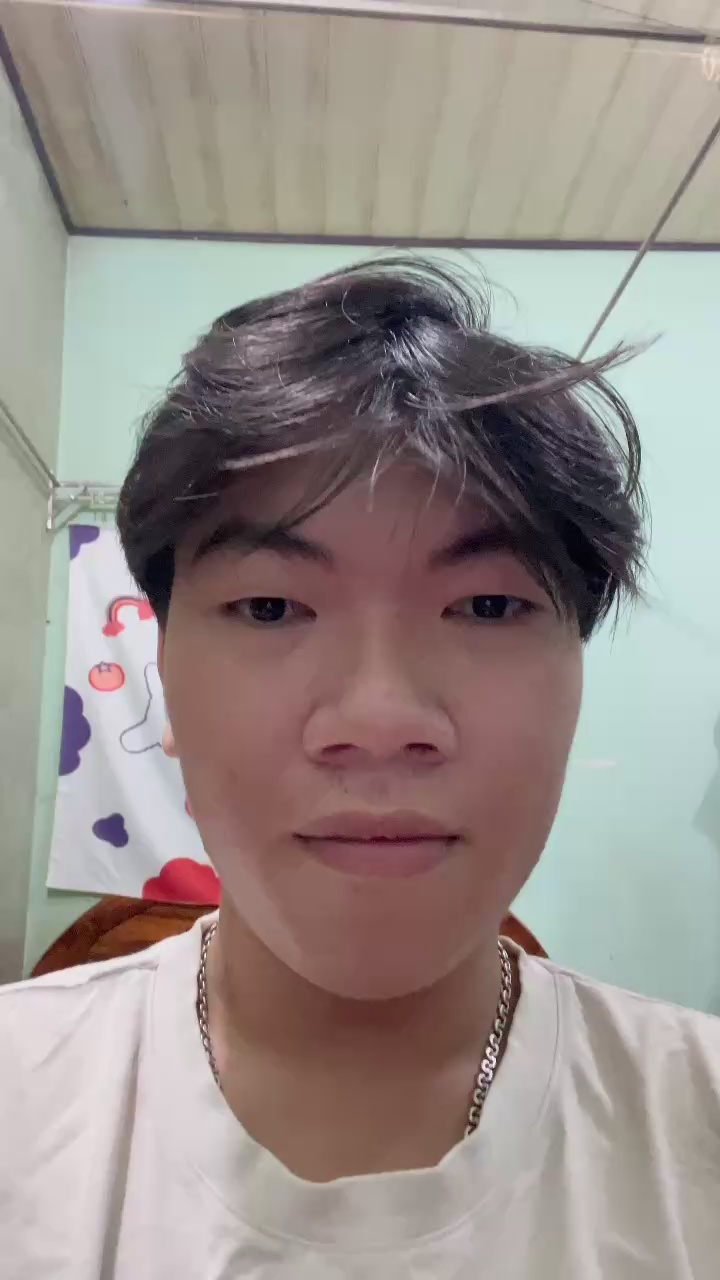
#> input picture WORKSHOP/workshop_8/images/SE192220_TruongPhuocSang_AI1907/SE192220_TruongPhuocSang_AI1907(Raw)_1.jpg, 720 x 1280 px, found by its file name; its folder holds only this picture in this run
$ python -i workshop_8.py   (imports and definitions only)
#> lines starting #> are read from the running program, lines starting #| are printed output that depends on the picture
import os
import cv2
import numpy as np
from tkinter import Tk, filedialog, Button, Label, DISABLED, NORMAL
from PIL import Image, ImageTk

DATASET_PATH = "workshop\workshop_8\images"
IMG_SIZE = (200, 200)
CONFIDENCE_THRESHOLD = 4000

def preprocess_face(img):
    img = cv2.resize(img, IMG_SIZE)
    img = cv2.equalizeHist(img)
    img = cv2.GaussianBlur(img, (3, 3), 0)
    return img

def read_faces_and_labels(dataset_path):
#> called with dataset_path = 'workshop\\workshop_8\\images'
    faces, labels, label_map = [], [], {}
    current_label = 0
    face_cascade = cv2.CascadeClassifier(cv2.data.haarcascades + "haarcascade_frontalface_default.xml")
    for folder in sorted(os.listdir(dataset_path)):
        person_path = os.path.join(dataset_path, folder)
        if not os.path.isdir(person_path):
            continue
        label_map[current_label] = folder
        for img_name in os.listdir(person_path):
            img_path = os.path.join(person_path, img_name)
            img0 = cv2.imread(img_path)
#> img0 is the input picture: shape (1280, 720, 3); mean B, G, R 139.1, 143.2, 152.7
            if img0 is None:
                continue
            gray = cv2.cvtColor(img0, cv2.COLOR_BGR2GRAY)
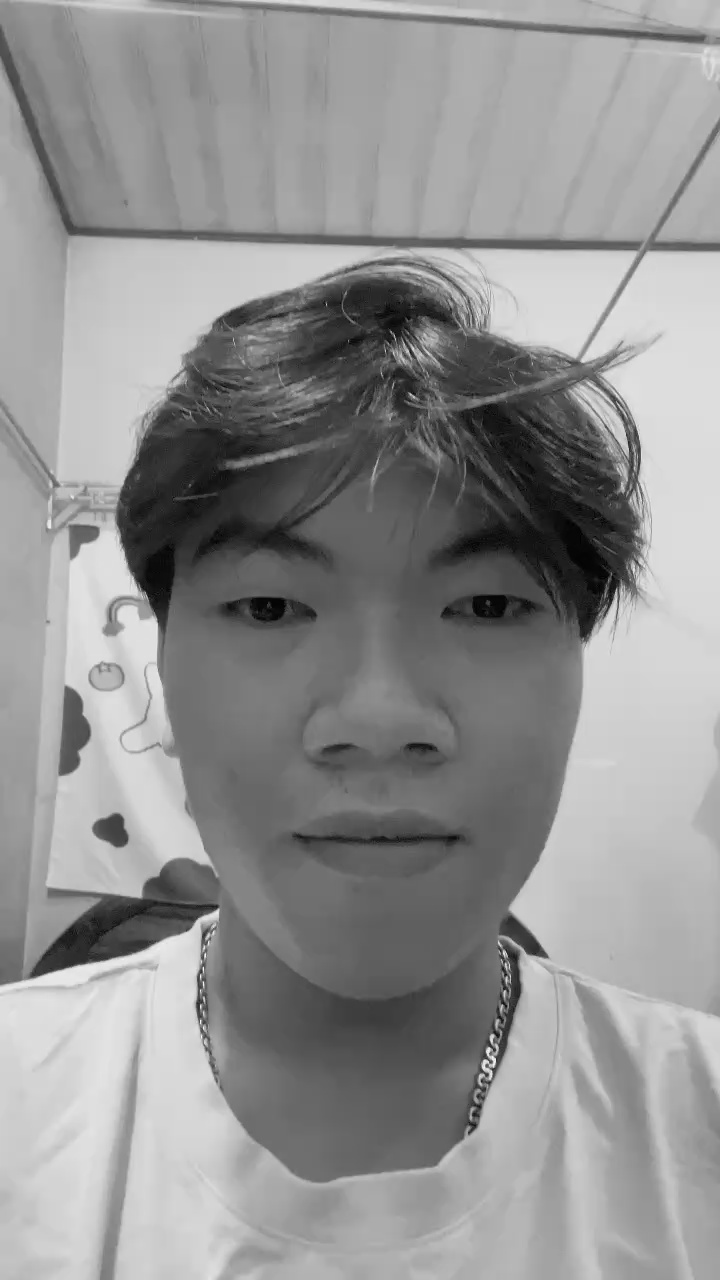
#> gray: shape (1280, 720); min 1, max 253, mean 145.5
            faces_rects = face_cascade.detectMultiScale(gray, 1.2, 5)
#> faces_rects = [[107, 417, 520, 520]]
            if len(faces_rects) > 0:
                (x, y, w, h) = faces_rects[0]  # chỉ lấy khuôn mặt đầu tiên
#> x = 107; y = 417; w = 520; h = 520
                face = gray[y:y+h, x:x+w]
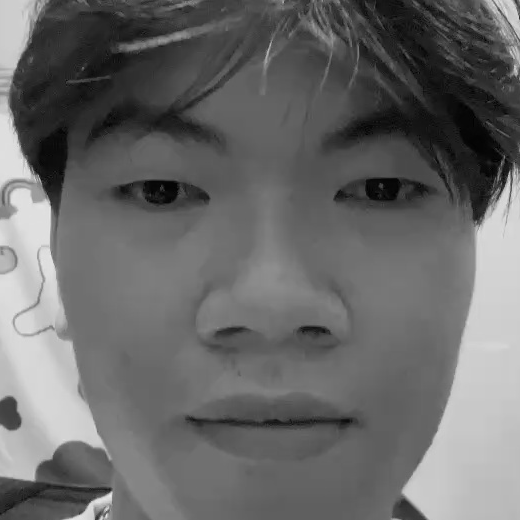
#> face: shape (520, 520); min 1, max 236, mean 104.9
                face_processed = preprocess_face(face)
#> in preprocess_face, `img = cv2.equalizeHist(img)`:
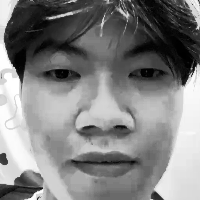
#> img: shape (200, 200); min 0, max 255, mean 128.6
#> in preprocess_face, `img = cv2.GaussianBlur(img, (3, 3), 0)`:
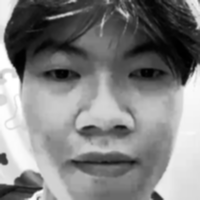
#> img: shape (200, 200); min 0, max 255, mean 128.6
                faces.append(face_processed)
                labels.append(current_label)
        current_label += 1
#> pass 2 of the loop in read_faces_and_labels, `for folder in sorted(os.listdir(dataset_path)):`:
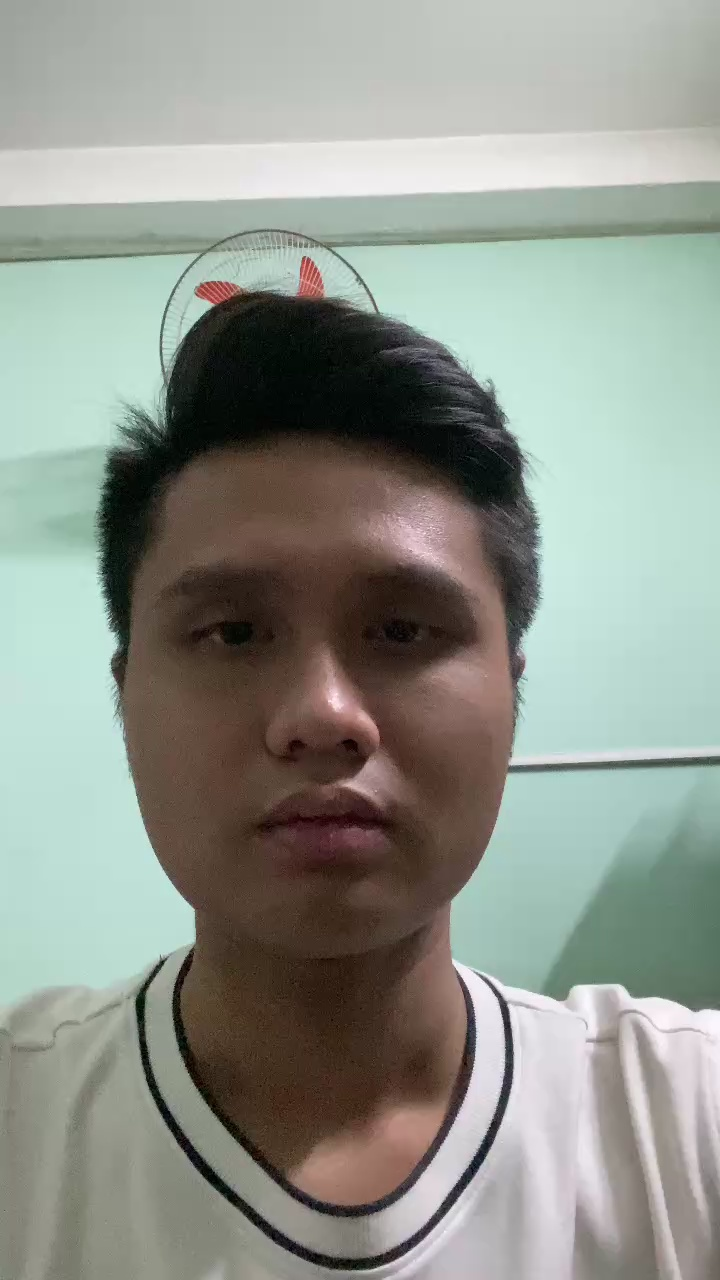
#> input picture WORKSHOP/workshop_8/images/SE194067_DuongNguyenBinh_AI1907/SE194067_DuongNguyenBinh_AI1907(raw)_1.jpg, 720 x 1280 px, found by its file name
#> in read_faces_and_labels, img0 is the input picture: shape (1280, 720, 3); mean B, G, R 140.5, 149.1, 144
#> in read_faces_and_labels, `gray = cv2.cvtColor(img0, cv2.COLOR_BGR2GRAY)`:
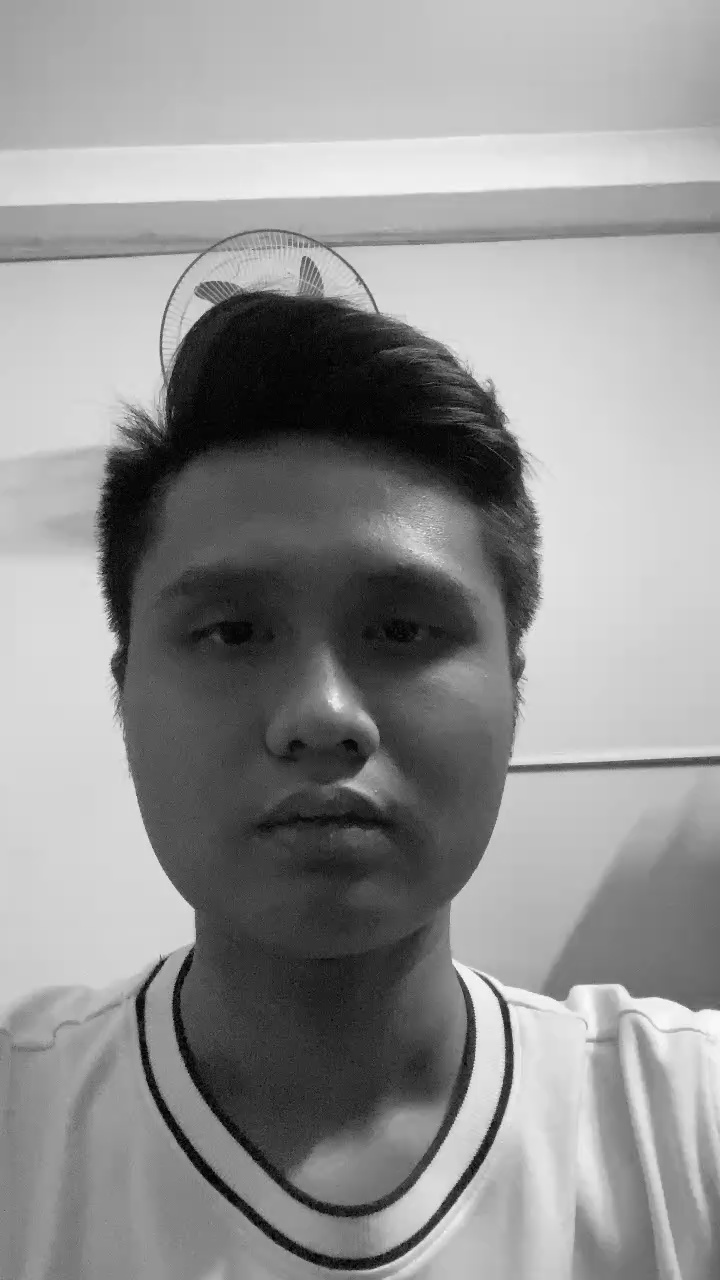
#> gray: shape (1280, 720); min 0, max 253, mean 146.6
#> faces_rects = [[69, 431, 515, 515]]
#> x = 69; y = 431; w = 515
#> face: shape (515, 515)
#> in preprocess_face (call 2), `img = cv2.equalizeHist(img)`:
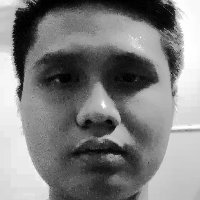
#> img: shape (200, 200); min 0, max 255, mean 128.5
    return faces, labels, label_map

def train_model():
    faces, labels, label_map = read_faces_and_labels(DATASET_PATH)
#> faces = 2 items; labels = [0, 1]; label_map = {0: 'SE192220_TruongPhuocSang_AI1907', 1: 'SE194067_DuongNguyenBinh_AI1907'}
    recognizer = cv2.face.EigenFaceRecognizer_create()
    recognizer.train(faces, np.array(labels))
    return recognizer, label_map

# Biến lưu ảnh vừa chọn
current_img_path = None

def choose_image():
    global current_img_path
    file_path = filedialog.askopenfilename(filetypes=[("Image files", "*.jpg *.png")])
    if file_path:
        current_img_path = file_path
        img = cv2.imread(file_path)
        img_rgb = cv2.cvtColor(img, cv2.COLOR_BGR2RGB)
        pil_img = Image.fromarray(img_rgb)
        pil_img = pil_img.resize((300, 300))
        tk_img = ImageTk.PhotoImage(pil_img)
        image_label.config(image=tk_img)
        image_label.image = tk_img
        result_label.config(text="")  # clear kết quả cũ
        recog_btn.config(state=NORMAL)
    else:
        recog_btn.config(state=DISABLED)

def recognize_face():
    global current_img_path
    if not current_img_path:
        result_label.config(text="Chưa chọn ảnh!")
        return
    image = cv2.imread(current_img_path)
    gray = cv2.cvtColor(image, cv2.COLOR_BGR2GRAY)
    face_cascade = cv2.CascadeClassifier(cv2.data.haarcascades + "haarcascade_frontalface_default.xml")
    faces = face_cascade.detectMultiScale(gray, 1.2, 5)
    if len(faces) == 0:
        result_label.config(text="Không phát hiện khuôn mặt.")
        return
    for (x, y, w, h) in faces:
        roi = gray[y:y+h, x:x+w]
        face_processed = preprocess_face(roi)
        label, confidence = recognizer.predict(face_processed)
        if confidence > CONFIDENCE_THRESHOLD:
            name = "Unknown"
        else:
            name = label_map.get(label, "Unknown")
        result_text = f"Nhận diện: {name}"
        result_label.config(text=result_text)
        # Vẽ khung lên ảnh và cập nhật lại khung hiển thị
        cv2.rectangle(image, (x, y), (x+w, y+h), (0, 255, 0), 2)
        cv2.putText(image, name, (x, y-10), cv2.FONT_HERSHEY_SIMPLEX, 0.8, (255, 0, 0), 2)
    img_rgb = cv2.cvtColor(image, cv2.COLOR_BGR2RGB)
    pil_img = Image.fromarray(img_rgb)
    pil_img = pil_img.resize((300, 300))
    tk_img = ImageTk.PhotoImage(pil_img)
    image_label.config(image=tk_img)
    image_label.image = tk_img

# ---------------- GUI ----------------
recognizer, label_map = train_model()
# [4 lines not run here, left out]
# [1 line that did not run here, left out]
# [1 line not run here, left out]
# [1 line that did not run here, left out]
# [1 line not run here, left out]
# [1 line that did not run here, left out]
# [2 lines not run here, left out]

#> (the run stopped early here; a loop or call above may not have finished)
